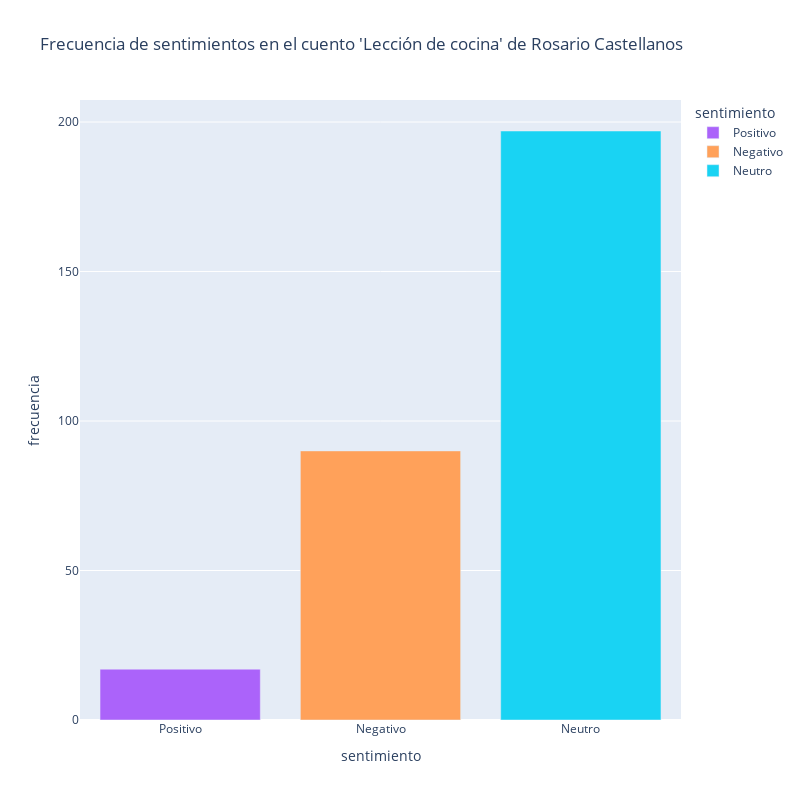

Notebook code for this chart:
### Code cell
fig2 = px.bar(frecuencia_sent, x="sentimiento", y="frecuencia", color="sentimiento",
                title=f"Frecuencia de sentimientos en el cuento '{titul_cuento}' de {autora}",
                width=800, height=800,
                color_discrete_map=colors)

fig2.show()

### Figure 1 — Plotly figure (JSON) as saved in the notebook; plotly's stock layout.template omitted (floating-point values rounded to 4 significant figures)
{"data": [{"alignmentgroup": "True", "hovertemplate": "sentimiento=%{x}<br>frecuencia=%{y}<extra></extra>", "legendgroup": "Positivo", "marker": {"color": "#ab63fa", "pattern": {"shape": ""}}, "name": "Positivo", "offsetgroup": "Positivo", "orientation": "v", "showlegend": true, "textposition": "auto", "type": "bar", "x": ["Positivo"], "xaxis": "x", "y": [17], "yaxis": "y"}, {"alignmentgroup": "True", "hovertemplate": "sentimiento=%{x}<br>frecuencia=%{y}<extra></extra>", "legendgroup": "Negativo", "marker": {"color": "#FFA15A", "pattern": {"shape": ""}}, "name": "Negativo", "offsetgroup": "Negativo", "orientation": "v", "showlegend": true, "textposition": "auto", "type": "bar", "x": ["Negativo"], "xaxis": "x", "y": [90], "yaxis": "y"}, {"alignmentgroup": "True", "hovertemplate": "sentimiento=%{x}<br>frecuencia=%{y}<extra></extra>", "legendgroup": "Neutro", "marker": {"color": "#19d3f3", "pattern": {"shape": ""}}, "name": "Neutro", "offsetgroup": "Neutro", "orientation": "v", "showlegend": true, "textposition": "auto", "type": "bar", "x": ["Neutro"], "xaxis": "x", "y": [197], "yaxis": "y"}], "layout": {"barmode": "relative", "height": 800, "legend": {"title": {"text": "sentimiento"}, "tracegroupgap": 0}, "title": {"text": "Frecuencia de sentimientos en el cuento 'Lección de cocina' de Rosario Castellanos"}, "width": 800, "xaxis": {"anchor": "y", "categoryarray": ["Positivo", "Negativo", "Neutro"], "categoryorder": "array", "domain": [0, 1], "title": {"text": "sentimiento"}}, "yaxis": {"anchor": "x", "domain": [0, 1], "title": {"text": "frecuencia"}}}}
